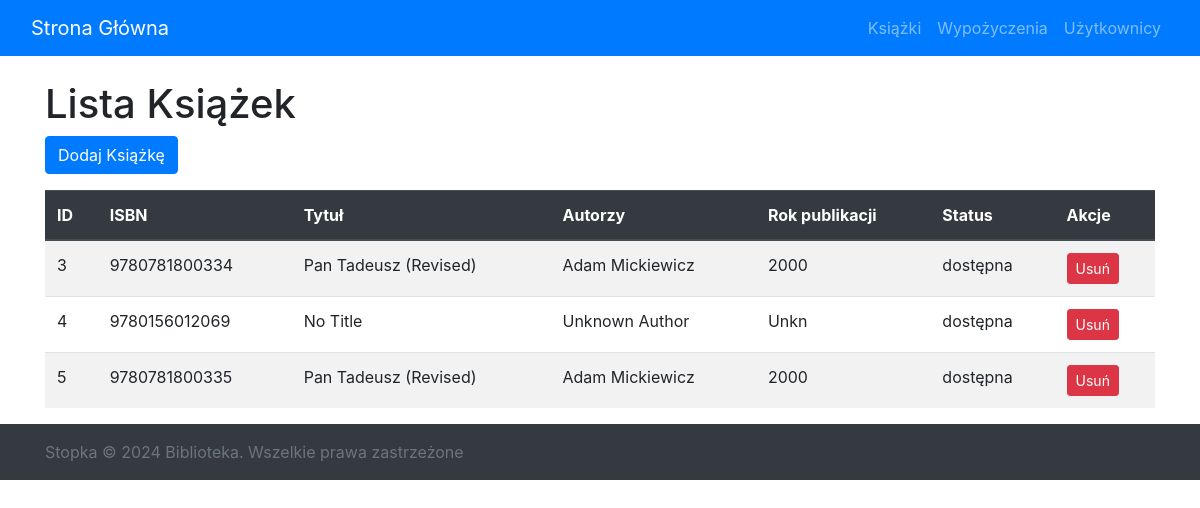
The page /books/ on the database as committed earlier.
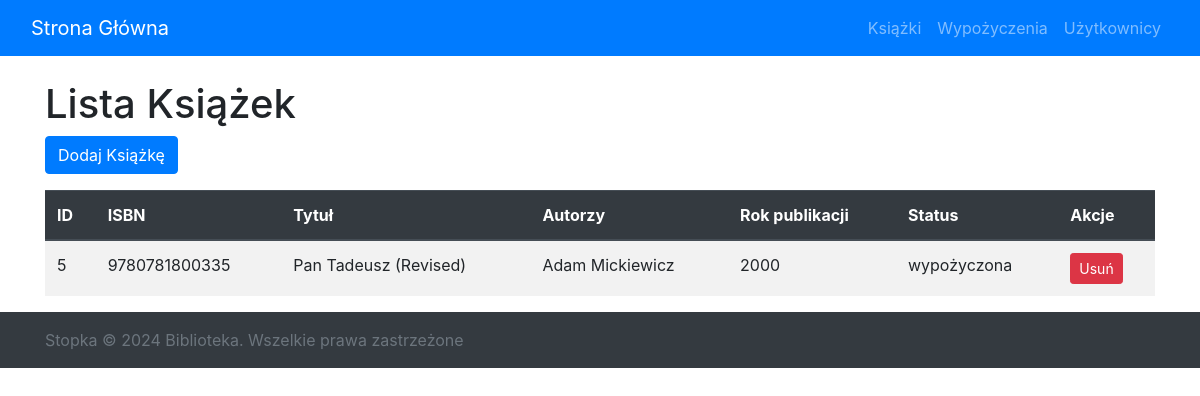
The same page on the database as committed later.
### library_app/models.py (models this page shows, shortened)
class Book(models.Model):
    STATUS_CHOICES = (
        ('available', 'dostępna'),
        ('borrowed', 'wypożyczona'),
    )
    isbn = models.CharField(max_length=13)
    title = models.CharField(max_length=255, blank=True, default='Brak tytułu')
    authors = models.CharField(max_length=255, blank=True, default='Autor nieznany')
    publication_date = models.CharField(max_length=10, blank=True, default='Data nieznana')
    status = models.CharField(max_length=10, choices=STATUS_CHOICES, default='available')
    unique_id = models.AutoField(primary_key=True, unique=True)
    libraryID = models.CharField(max_length=36, unique=True, blank=True, default='')
    book_status = models.BooleanField(default=False)

### library_app/views.py (the view)
# urls.py: path('books/', views.book_list, name='book-list'),
def book_list(request):
    books = Book.objects.all()
    return render(request, 'lists/book_list.html', {'books': books})

### library_app/templates/lists/book_list.html
{% extends 'library_app/base.html' %}
{% block content %}
    <h1>Lista Książek</h1>
    <a href="{% url 'book-create' %}" class="btn btn-primary mb-3">Dodaj Książkę</a>
    <table class="table table-striped">
        <thead class="thead-dark">
        <tr>
            <th scope="col">ID</th>
            <th scope="col">ISBN</th>
            <th scope="col">Tytuł</th>
            <th scope="col">Autorzy</th>
            <th scope="col">Rok publikacji</th>
            <th scope="col">Status</th>
            <th scope="col">Akcje</th>
        </tr>
        </thead>
        <tbody>
        {% for book in books %}
            <tr>
                <td>{{ book.unique_id }}</td>
                <td>{{ book.isbn }}</td>
                <td>{{ book.title }}</td>
                <td>{{ book.authors }}</td>
                <td>{{ book.publication_date|slice:":4" }}</td>
                <td>{{ book.get_status_display }}</td>
                <td>
                    <a href="{% url 'book-delete' book.pk %}" class="btn btn-danger btn-sm">Usuń</a>
                </td>
            </tr>
        {% empty %}
            <tr>
                <td colspan="7" class="text-center">Brak książek do wyświetlenia.</td>
            </tr>
        {% endfor %}
        </tbody>
    </table>
{% endblock %}

Rows that differ between the two databases and show on the page:
removed Book: unique_id "3", isbn "9780781800334", title "Pan Tadeusz (Revised)", authors "Adam Mickiewicz", publication_date "2000", status "dostępna"
removed Book: unique_id "4", isbn "9780156012069", title "No Title", authors "Unknown Author", publication_date "Unkn", status "dostępna"
changed Book "Pan Tadeusz (Revised)": status "dostępna" → "wypożyczona"
